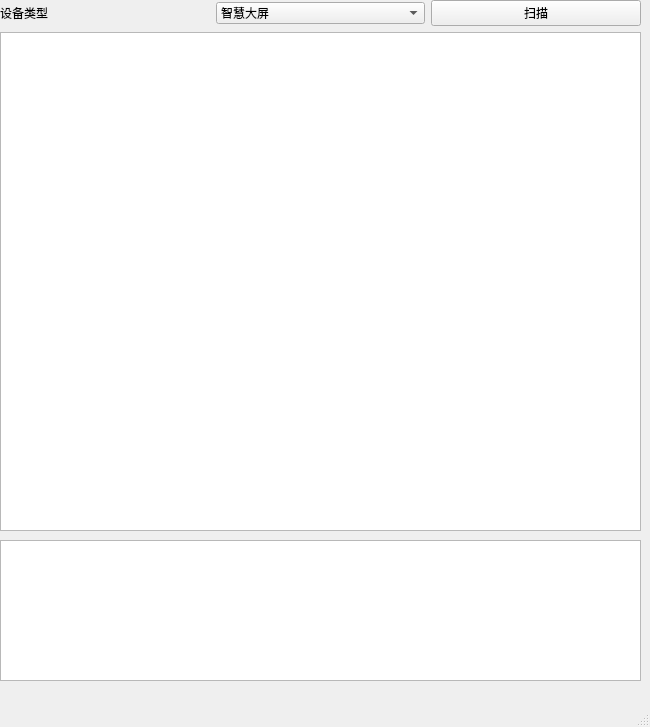
<?xml version="1.0" encoding="UTF-8"?>
<ui version="4.0">
 <class>MainWindow</class>
 <widget class="QMainWindow" name="MainWindow">
  <property name="geometry">
   <rect>
    <x>0</x>
    <y>0</y>
    <width>650</width>
    <height>727</height>
   </rect>
  </property>
  <property name="windowTitle">
   <string>设备扫描器</string>
  </property>
  <widget class="QWidget" name="centralwidget">
   <widget class="QWidget" name="gridLayoutWidget">
    <property name="geometry">
     <rect>
      <x>0</x>
      <y>0</y>
      <width>641</width>
      <height>531</height>
     </rect>
    </property>
    <layout class="QGridLayout" name="gridLayout">
     <item row="0" column="2">
      <widget class="QPushButton" name="scanButton">
       <property name="text">
        <string>扫描</string>
       </property>
      </widget>
     </item>
     <item row="0" column="0">
      <widget class="QLabel" name="label">
       <property name="text">
        <string>设备类型</string>
       </property>
      </widget>
     </item>
     <item row="0" column="1">
      <widget class="QComboBox" name="devTypeComboBox">
       <item>
        <property name="text">
         <string>智慧大屏</string>
        </property>
       </item>
       <item>
        <property name="text">
         <string>边缘网关</string>
        </property>
       </item>
      </widget>
     </item>
     <item row="1" column="0" colspan="3">
      <widget class="QTableWidget" name="deviceTableWidget"/>
     </item>
    </layout>
   </widget>
   <widget class="QListView" name="logListView">
    <property name="geometry">
     <rect>
      <x>0</x>
      <y>540</y>
      <width>641</width>
      <height>141</height>
     </rect>
    </property>
   </widget>
  </widget>
  <widget class="QMenuBar" name="menubar">
   <property name="geometry">
    <rect>
     <x>0</x>
     <y>0</y>
     <width>650</width>
     <height>21</height>
    </rect>
   </property>
  </widget>
  <widget class="QStatusBar" name="statusbar"/>
 </widget>
 <resources/>
 <connections/>
</ui>
